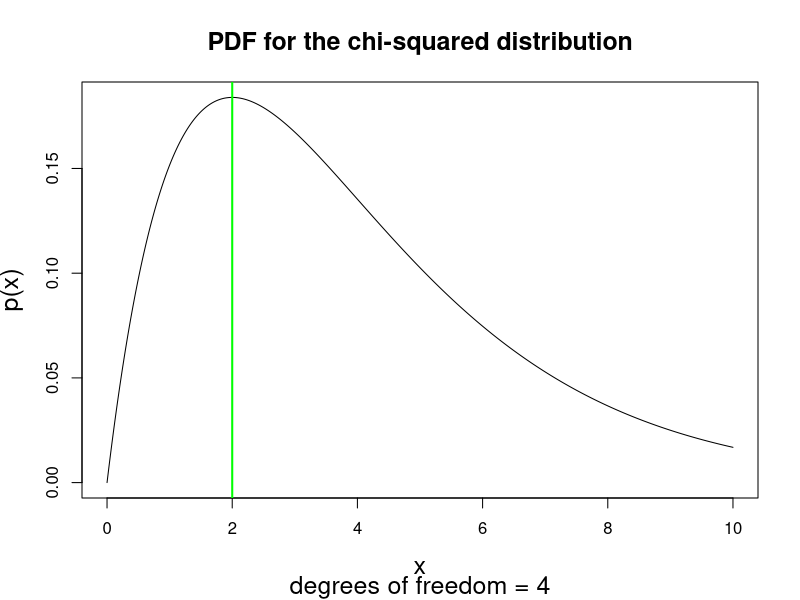
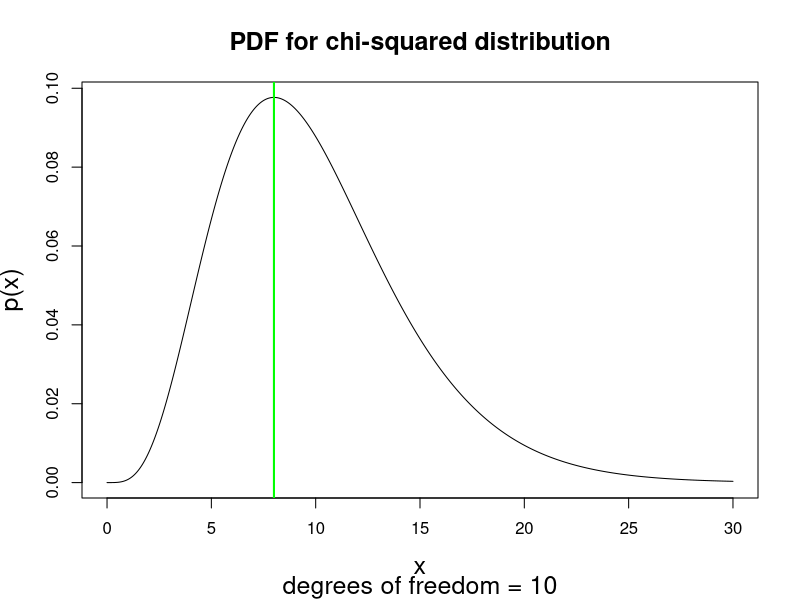

Recreate these plots in R, in order.
# part b):
nu <- 4 # degrees of freedom
a <- 0
b <- 10
dx <- 0.001 # step-size (for integral too)
xq <- seq(a, b, by=dx) # x-values

pq = dchisq(xq, nu) # PDF
plot(xq, pq, type="l", main="PDF for the chi-squared distribution", 
     sub=paste("degrees of freedom =",nu),
     xlab="x", ylab="p(x)", cex.lab=1.5, 
     cex.axis=1.0, cex.main=1.5, cex.sub=1.5)
abline(v=nu-2, col="green", lwd=2)

# part c):
ub <- 50 # upper bound for numerical integral
sample <- seq(0, ub, by=dx)
# initialize matrix of integrand values
intq <- matrix(0, nrow=2, ncol=length(sample)) 
intq[1,] <- dchisq(sample, nu)
intq[2,] <- sample*intq[1,]
# composite trapezoidal rule simultaneously for both integrals
int <- dx*intq[,1]/2
for (i in 2:(length(sample)-1)) {
  int <- int + dx*intq[,i]
}
int <- int + (dx*intq[,length(sample)]/2)

# part d):
nu <- 10 # degrees of freedom
b <- 30
xq <- seq(a, b, by=dx) 

pq = dchisq(xq, nu)
plot(xq, pq, type="l", main="PDF for chi-squared distribution", 
     sub=paste("degrees of freedom =",nu),
     xlab="x", ylab="p(x)", cex.lab=1.5, 
     cex.axis=1.0, cex.main=1.5, cex.sub=1.5)
abline(v=nu-2, col="green", lwd=2)

# part e):
nuq <- seq(2, 10, 2)
Pq <- rep(0, 5)
for (i in 1:5) {
  Pq[i] <- pchisq(2*nuq[i], nuq[i])
}
Pq <- 1 - Pq # we want P(X>2*nu), not P(X<2*nu)

# results
print(ub/dx) # print number of elements for integral
print(int)
print(Pq)
